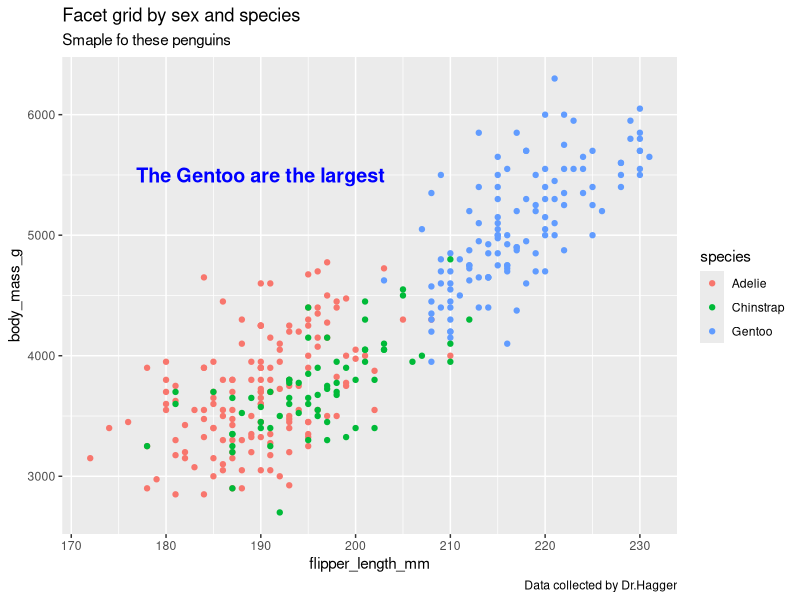
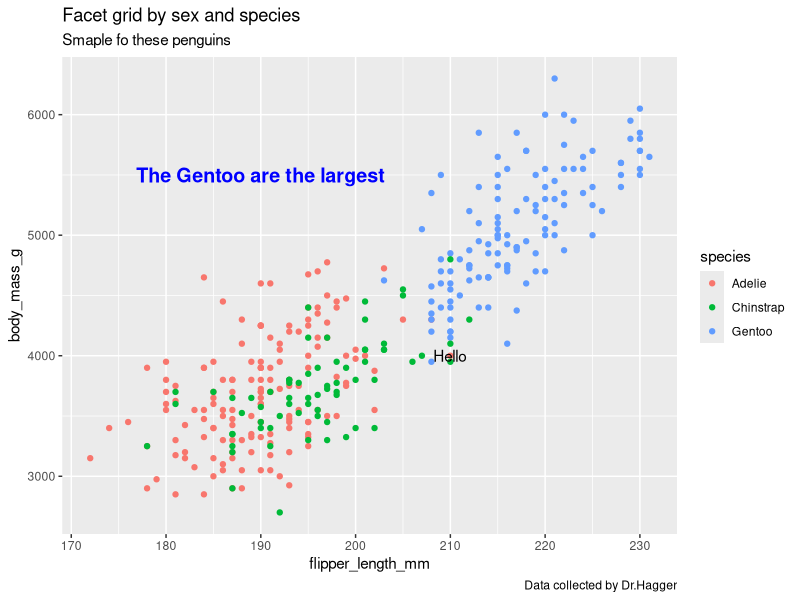

Write R code to recreate these figures, in order.
## ---- chunk 1
#Annotate and label
library(tidyverse)
library(palmerpenguins)

ggplot(data = penguins) + 
  geom_point(mapping = aes(x=flipper_length_mm,y=body_mass_g,color=species))+
  labs(title = "Facet grid by sex and species", subtitle = "Smaple fo these penguins", caption = "Data collected by Dr.Hagger")+
  annotate("text", x=190,y=5500, label="The Gentoo are the largest",colour="blue",fontface="bold",size=5)

#Save as a variable
p <- ggplot(data = penguins) + 
  geom_point(mapping = aes(x=flipper_length_mm,y=body_mass_g,color=species))+
  labs(title = "Facet grid by sex and species", subtitle = "Smaple fo these penguins", caption = "Data collected by Dr.Hagger")+
  annotate("text", x=190,y=5500, label="The Gentoo are the largest",colour="blue",fontface="bold",size=5)

#Add annotation to a variable graph
p+annotate("text", x=210,y=4000, label="Hello")
